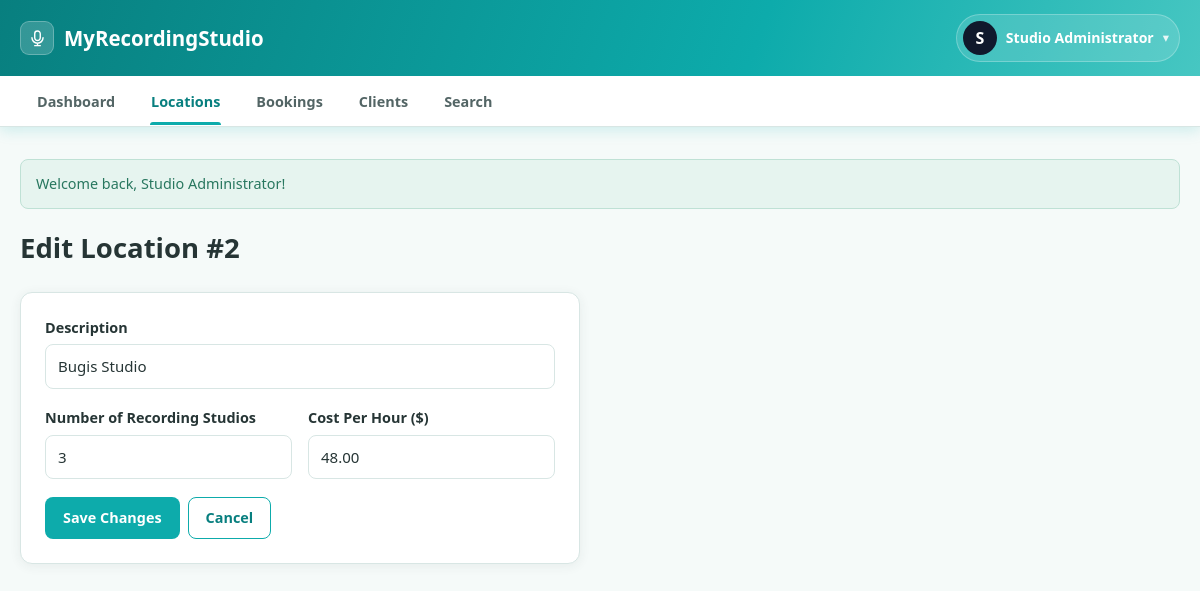
Screenshot of /admin/location_form.php?id=2 (signed in) with the database file from the repository.
### tables this page shows
CREATE TABLE locations (
    location_id    INT AUTO_INCREMENT PRIMARY KEY,
    description    VARCHAR(255) NOT NULL,
    num_studios    INT NOT NULL,
    cost_per_hour  DECIMAL(8,2) NOT NULL,
    created_at     DATETIME NOT NULL DEFAULT CURRENT_TIMESTAMP,
    CONSTRAINT chk_num_studios CHECK (num_studios > 0),
    CONSTRAINT chk_cost CHECK (cost_per_hour > 0)
);

### classes/Database.php (called while the page is built)
<?php
class Database
{
    private static ?Database $instance = null;
    private PDO $pdo;
    private function __construct()
    {
        $dsn = "mysql:host=" . DB_HOST . ";dbname=" . DB_NAME . ";charset=utf8mb4";
        try {
            $this->pdo = new PDO($dsn, DB_USER, DB_PASS, [
                PDO::ATTR_ERRMODE            => PDO::ERRMODE_EXCEPTION,
                PDO::ATTR_DEFAULT_FETCH_MODE => PDO::FETCH_ASSOC,
                PDO::ATTR_EMULATE_PREPARES   => false,
            ]);
        } catch (PDOException $e) {
            die("Database connection failed. Please check that MySQL is running in XAMPP "
                . "and that the database 'myrecordingstudio' has been imported. Error: " . $e->getMessage());
        }
    }
    public static function getInstance(): Database
    {
        if (self::$instance === null) {
            self::$instance = new Database();
        }
        return self::$instance;
    }
    public function getConnection(): PDO
    {
        return $this->pdo;
    }
}

### classes/Location.php (called while the page is built, shortened)
<?php
class Location
{
    private PDO $db;
    public function __construct()
    {
        $this->db = Database::getInstance()->getConnection();
    }
    public function getById(int $locationId): ?array
    {
        $stmt = $this->db->prepare("SELECT * FROM locations WHERE location_id = :id");
        $stmt->execute([':id' => $locationId]);
        $row = $stmt->fetch();
        return $row ?: null;
    }
}

### admin/location_form.php (the view, shortened to what this page needs)
<?php
$locationModel = new Location();
$locationId = (int)($_GET['id'] ?? $_POST['location_id'] ?? 0);
$editing = $locationId > 0;
$location = $editing ? $locationModel->getById($locationId) : ['description' => '', 'num_studios' => '', 'cost_per_hour' => ''];
include __DIR__ . '/../includes/header.php';
?>
<div class="page-header">
    <h1><?= $editing ? 'Edit Location #' . $locationId : 'Add New Location' ?></h1>
</div>
<div class="card" style="max-width:560px;">
    <form method="POST" action="location_form.php" novalidate>
        <div class="form-group">
            <label for="description">Description</label>
            <input type="text" id="description" name="description" required
                   value="<?= e((string)$location['description']) ?>" placeholder="e.g. Wollongong CBD Studio">
        </div>
        <div class="form-row">
            <div class="form-group">
                <label for="num_studios">Number of Recording Studios</label>
                <input type="number" id="num_studios" name="num_studios" min="1" required
                       value="<?= e((string)$location['num_studios']) ?>">
            </div>
            <div class="form-group">
                <label for="cost_per_hour">Cost Per Hour ($)</label>
                <input type="number" id="cost_per_hour" name="cost_per_hour" min="0.01" step="0.01" required
                       value="<?= e((string)$location['cost_per_hour']) ?>">
            </div>
        </div>
        <div class="btn-group">
            <button type="submit" class="btn btn-primary"><?= $editing ? 'Save Changes' : 'Create Location' ?></button>
            <a href="locations.php" class="btn btn-outline">Cancel</a>
        </div>
    </form>
</div>
<?php include __DIR__ . '/../includes/footer.php'; ?>

### assets/css/style.css (style rules this page uses)
:root { --primary: #0DABAB; --primary-dark: #087F7F; --primary-soft: #E6F6F5; --danger: #C95656; --danger-soft: #F9E8E8; --warning: #C58A32; --warning-soft: #FBF1DF; --success: #2F8F72; --success-soft: #E6F4EF; --info: #397AA8; --info-soft: #E8F1F8; --bg: #F5FAF9; --card-bg: #FFFFFF; --text: #263535; --text-muted: #718080; --border: #D8E6E4; --radius: 12px; --shadow: 0 2px 12px rgba(38, 53, 53, 0.07); --shadow-hover: 0 8px 24px rgba(38, 53, 53, 0.12); }
* { box-sizing: border-box; }
html { scroll-behavior: smooth; }
body { margin: 0; font-family: "Segoe UI", Roboto, Helvetica, Arial, sans-serif; background: var(--bg); color: var(--text); line-height: 1.5; }
a { color: var(--primary-dark); text-decoration: none; }
button, input, select, textarea { font: inherit; }
.page-header { margin-bottom: 24px; }
.page-header h1 { margin: 0 0 5px; font-size: 1.72rem; }
.card { background: var(--card-bg); border: 1px solid var(--border); border-radius: var(--radius); box-shadow: var(--shadow); padding: 24px; margin-bottom: 22px; }
.form-group { margin-bottom: 18px; }
label { display: block; margin-bottom: 6px; font-size: .9rem; font-weight: 650; }
input[type=text], input[type=email], input[type=password], input[type=number], input[type=date], input[type=time], input[type=tel], select, textarea { width: 100%; padding: 10px 12px; background: #fff; color: var(--text); border: 1px solid var(--border); border-radius: 8px; font-size: .94rem; transition: border-color .15s ease, box-shadow .15s ease; }
.form-row { display: grid; grid-template-columns: repeat(auto-fit, minmax(210px, 1fr)); gap: 16px; }
.btn { display: inline-flex; align-items: center; justify-content: center; padding: 9px 17px; border: 1px solid transparent; border-radius: 8px; font-size: .9rem; font-weight: 650; cursor: pointer; text-align: center; transition: background .15s ease, border-color .15s ease, box-shadow .15s ease, transform .05s ease; }
.btn-primary { background: var(--primary); color: #fff; }
.btn-outline { background: #fff; color: var(--primary-dark); border-color: var(--primary); }
.btn-group { display: flex; gap: 8px; flex-wrap: wrap; }

### rows the page displays
locations: description "Bugis Studio", num_studios "3", cost_per_hour "48.00"

### other values shown
$userInitial "S"
$userName "Studio Administrator"
$f['message'] "Welcome back, Studio Administrator!"
$locationId "2"
